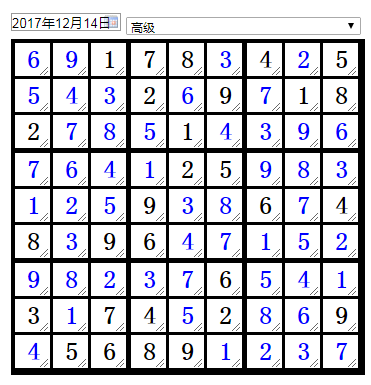
#> input picture images/a1.png, 371 x 385 px; its folder holds only this picture in this run
$ python -i standardization.py   (imports and definitions only)   (older library calls are emulated)
#> lines starting #> are read from the running program, lines starting #| are printed output that depends on the picture
#> further down, picture is the input picture: shape (385, 371, 3); mean B, G, R 203.9, 197.7, 197.7
#!/usr/bin/env python3
# -*- coding: utf-8 -*-
# 将输入的图片标准化

import math

import cv2
import numpy as np

from showImg import showImg

def getDistance(pointA, pointB):
    return math.sqrt((pointA[0]-pointB[0])**2+(pointA[1]-pointB[1])**2)

# [93 lines left out: functions drawExtension, sobelFind, not called in this run]

def standardization(img_original, show=None):
    global DEBUG
    if show != None:
        DEBUG = True
    else:
        DEBUG = False
    # 中值滤波、高斯滤波
    img_blur = cv2.medianBlur(img_original, 1)
    img_blur = cv2.GaussianBlur(img_blur, (3, 3), 0)
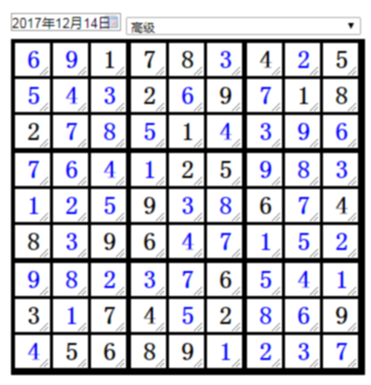
#> img_blur: shape (385, 371, 3); mean B, G, R 203.9, 197.7, 197.7
    if DEBUG:
        show.add(img_blur, 'blur', True)

    # 亮度自动调节：减去闭运算后的图
    kernel = cv2.getStructuringElement(cv2.MORPH_ELLIPSE, (11, 11))
    close = cv2.morphologyEx(img_blur, cv2.MORPH_CLOSE, kernel)
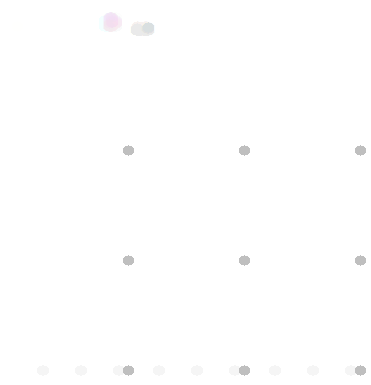
#> close: shape (385, 371, 3); mean B, G, R 254.5, 254.5, 254.5
    div = np.float32(img_blur) / close
    img_brightness_adjusted = np.uint8(cv2.normalize(div, div, 0, 255, cv2.NORM_MINMAX))
    if DEBUG:
        show.add(close, 'close', True)
        show.add(img_brightness_adjusted, 'brightness_adjusted', True)

    # 二次滤波
    img_blur2 = cv2.medianBlur(img_brightness_adjusted, 1)
    img_blur2 = cv2.GaussianBlur(img_blur2, (3, 3), 0)
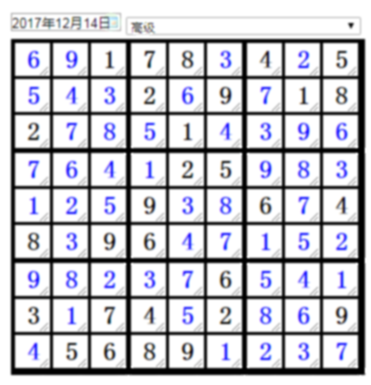
#> img_blur2: shape (385, 371, 3); mean B, G, R 204, 197.9, 197.9
    if DEBUG:
        show.add(img_blur2, 'blur2', True)

    # 二值化
#> (the run stopped early here; a loop or call above may not have finished)

$ run again, on images/a2.png
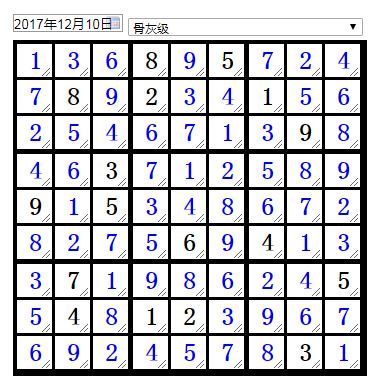
#> input picture images/a2.png, 379 x 389 px
#> picture is the input picture: shape (389, 379, 3); mean B, G, R 206.9, 199.4, 199.4
#> in standardization, `close = cv2.morphologyEx(img_blur, cv2.MORPH_CLOSE, kernel)`:
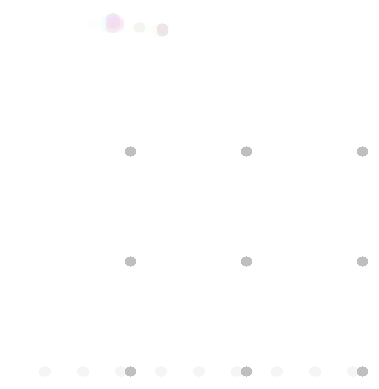
#> close: shape (389, 379, 3); mean B, G, R 254.5, 254.5, 254.5
#> in standardization, `img_blur2 = cv2.GaussianBlur(img_blur2, (3, 3), 0)`:
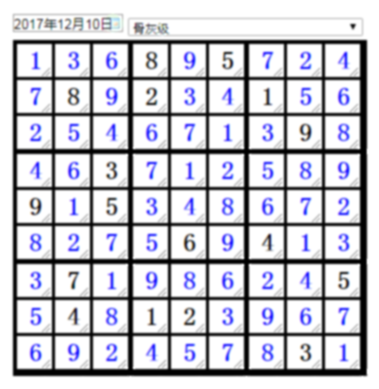
#> img_blur2: shape (389, 379, 3); mean B, G, R 207, 199.6, 199.6
